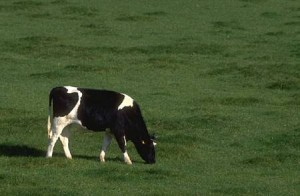
#> input picture LAB_5/cow.jpg, 300 x 196 px, found by its file name
$ jupyter execute Bai_2.ipynb
#> lines starting #> are read from the running program, lines starting #| are printed output that depends on the picture; after the words box and inside, x2 and y2 are one past the last pixel; in counts of white or black regions, pixels touching at a corner belong together; long printed decimals are rounded
[cell 1]
import numpy as np
from PIL import Image # Thêm thư viện Pillow để đọc ảnh

# --- Class GMM Đã Tối Ưu Hóa (Vector hóa) ---
class GMM:
    def __init__(self, n_components, max_iter=100, comp_names=None, tol=1e-4):
        self.n_components = n_components
        self.max_iter = max_iter
        self.tol = tol # Ngưỡng hội tụ

        if comp_names is None:
            self.comp_names = [f"comp_{i}" for i in range(n_components)]
        else:
            self.comp_names = comp_names

        self.pi = None # Sẽ khởi tạo trong fit
        self.means = None
        self.covs = None
        self.gamma = None # responsibilities

    def multivariate_normal_pdf(self, X, mean_vector, covariance_matrix):
        """
        Tính PDF của phân phối Gauss đa biến.
        X: (N_samples, D_features) hoặc (D_features,)
        mean_vector: (D_features,)
        covariance_matrix: (D_features, D_features)
        """
        d = mean_vector.shape[0]

        # Đảm bảo ma trận hiệp phương sai không suy biến
        epsilon_stabilizer = 1e-6
        stable_cov = covariance_matrix + np.eye(d) * epsilon_stabilizer

        try:
            inv_cov = np.linalg.inv(stable_cov)
            det = np.linalg.det(stable_cov)
            if det <= 0:
                det = 1e-10 # Gán giá trị rất nhỏ nếu định thức không dương
        except np.linalg.LinAlgError:
            # Trả về 0 hoặc một giá trị rất nhỏ nếu ma trận vẫn suy biến
            return np.zeros(X.shape[0]) if X.ndim > 1 else 1e-300

        norm_const = 1.0 / (np.power((2 * np.pi), d / 2) * np.sqrt(det))

        if X.ndim == 1:
            # Xử lý khi X là một điểm dữ liệu đơn lẻ (vector 1D)
            diff = X - mean_vector
            exponent = -0.5 * np.dot(np.dot(diff.T, inv_cov), diff)
            if exponent < -700: # Tránh tràn số âm
                return 1e-300
            return norm_const * np.exp(exponent)
        else:
            # Xử lý khi X là một mảng các điểm dữ liệu (vector hóa)
            diff = X - mean_vector # (N_samples, D_features)
            # Tính (x-mu)T * inv_cov * (x-mu) cho mỗi hàng
            exponent = -0.5 * np.sum(np.dot(diff, inv_cov) * diff, axis=1) # (N_samples,)

            # Tránh tràn số âm cho toàn bộ mảng
            exponent[exponent < -700] = -700 # Clip giá trị exponent để tránh exp(rất_âm) -> 0

            return norm_const * np.exp(exponent)

    def fit(self, X):
        n_samples, n_features = X.shape

        np.random.seed(42)
        # Khởi tạo means: Chọn ngẫu nhiên n_components điểm từ X
        self.means = [X[np.random.choice(n_samples)] for _ in range(self.n_components)]
        # Khởi tạo covs: Mỗi cụm bắt đầu với một ma trận đơn vị nhỏ
        self.covs = [np.eye(n_features) * 0.1 for _ in range(self.n_components)]
        # Khởi tạo pi (weights) đồng đều
        self.pi = np.ones(self.n_components) / self.n_components

        self.gamma = np.zeros((n_samples, self.n_components)) # responsibilities

        prev_log_likelihood = -np.inf # Theo dõi log-likelihood để kiểm tra hội tụ

        for iteration in range(self.max_iter):
            # E-step: tính xác suất posterior (responsibilities) - Đã vector hóa
            component_pdfs = np.zeros((n_samples, self.n_components))
            for k in range(self.n_components):
                # Gọi hàm multivariate_normal_pdf đã được vector hóa
                component_pdfs[:, k] = self.multivariate_normal_pdf(X, self.means[k], self.covs[k])

            numerator = component_pdfs * self.pi # broadcasting pi (1, K) với (N, K)

            sum_probs = np.sum(numerator, axis=1, keepdims=True)
            # Tránh chia 0 nếu sum_probs rất nhỏ
            sum_probs[sum_probs == 0] = 1e-10

            self.gamma = numerator / sum_probs # responsibilities = gamma(z_ik)

            # Tính log-likelihood cho lần lặp hiện tại
            current_log_likelihood = np.sum(np.log(sum_probs))

            # M-step: cập nhật tham số
            N_k = np.sum(self.gamma, axis=0) # Tổng responsibilities cho mỗi cụm (N_k)

            # Cập nhật pi
            self.pi = N_k / n_samples
            # Đảm bảo pi không quá nhỏ và tổng bằng 1
            self.pi[self.pi < 1e-10] = 1e-10
            self.pi /= np.sum(self.pi)

            for k in range(self.n_components):
                # Tránh chia cho 0 nếu một cụm không có điểm nào được gán hiệu quả
                if N_k[k] < 1e-10:
                    continue

                # Update mean
                self.means[k] = np.sum(self.gamma[:, k][:, np.newaxis] * X, axis=0) / N_k[k]

                # Update covariance
                diff = X - self.means[k]
                self.covs[k] = np.dot((self.gamma[:, k][:, np.newaxis] * diff).T, diff) / N_k[k]

                # Đảm bảo tính ổn định số học cho covs sau cập nhật
                self.covs[k] += np.eye(n_features) * 1e-6

            # Kiểm tra hội tụ bằng log-likelihood
            if abs(current_log_likelihood - prev_log_likelihood) < self.tol:
                print(f"GMM converged at iteration {iteration + 1}")
                break
            prev_log_likelihood = current_log_likelihood

    def predict(self, X):
        n_samples = X.shape[0]

        # Tính xác suất mỗi điểm thuộc về từng thành phần - Đã vector hóa
        component_probs = np.zeros((n_samples, self.n_components))
        for k in range(self.n_components):
            component_probs[:, k] = self.pi[k] * self.multivariate_normal_pdf(X, self.means[k], self.covs[k])

        # Tránh lỗi nếu tất cả probs đều 0 cho một điểm
        sum_component_probs = np.sum(component_probs, axis=1, keepdims=True)
        sum_component_probs[sum_component_probs == 0] = 1e-10

        # Xác suất posterior (gamma_hat)
        gamma_hat = component_probs / sum_component_probs

        # Nhãn dự đoán là thành phần có xác suất cao nhất
        y_pred = np.argmax(gamma_hat, axis=1)

        return np.array(y_pred)

[cell 2]
# 1. Đọc ảnh của bạn và chuyển đổi sang mảng NumPy
# BẠN CẦN THAY ĐỔI ĐƯỜNG DẪN DƯỚI ĐÂY THÀNH ĐƯỜNG DẪN FILE ẢNH 'cow.jpg' CỦA BẠN
image_path = 'D:/LAP TRINH/DS102.P21.2/LAB_5/cow.jpg'

try:
    img = Image.open(image_path)
#> img is the input picture: PIL image 300x196 RGB; mean R, G, B 68, 84.9, 47.4
    if img.mode != 'RGB': # Đảm bảo ảnh là RGB
        img = img.convert('RGB')
    image_np = np.array(img)

    height, width, channels = image_np.shape
#> height = 196; width = 300; channels = 3
    print(f"Đã đọc ảnh thành công. Kích thước ảnh: {image_np.shape}\n")
#| Đã đọc ảnh thành công. Kích thước ảnh: (196, 300, 3)

except FileNotFoundError:
    print(f"Lỗi: Không tìm thấy file ảnh tại đường dẫn '{image_path}'")
    print("Vui lòng kiểm tra lại đường dẫn file ảnh của bạn.")
    exit()
except Exception as e:
    print(f"Lỗi khi đọc ảnh: {e}")
    exit()

# 2. Tiền xử lý dữ liệu ảnh cho GMM
pixels = image_np.reshape(-1, channels).astype(np.float64)
pixels_normalized = pixels / 255.0

print(f"Dữ liệu pixel sau khi reshape và chuẩn hóa: {pixels_normalized.shape}\n")
#| Dữ liệu pixel sau khi reshape và chuẩn hóa: (58800, 3)

# 3. Huấn luyện mô hình GMM trên dữ liệu pixel
# Thử nghiệm với các giá trị khác nhau cho K (ví dụ: 3, 4, 5, 6)
n_components_image_gmm = 3

print(f"Bắt đầu huấn luyện GMM cho ảnh với K = {n_components_image_gmm}...")
# max_iter có thể giữ 200, vì có tol sẽ dừng sớm nếu hội tụ
gmm_image = GMM(n_components=n_components_image_gmm, max_iter=200, tol=1e-4)
gmm_image.fit(pixels_normalized)
#> in fit, `self.means = [X[np.random.choice(n_samples)] for _ in range(self.n_com..`: self.means = [[0.251, 0.322, 0.157], [0.18, 0.251, 0.102], [0.278, 0.349, 0.192]]
#> the loop in fit, `for iteration in range(self.max_iter):` made 69 passes
#> (current_log_likelihood, N_k, self.pi, prev_log_likelihood) on passes 2 to 8: (348439.9, [18844.8, 22365.3, 17589.9], [0.32, 0.38, 0.299], 348439.9), (381726.5, [25493, 20871.6, 12435.4], [0.434, 0.355, 0.211], 381726.5), (416831.7, [39498, 12533.7, 6768.3], [0.672, 0.213, 0.115], 416831.7), (438227.2, [46300.4, 8442.4, 4057.2], [0.787, 0.144, 0.069], 438227.2), (443949.2, [48749.6, 7130.7, 2919.8], [0.829, 0.121, 0.0497], 443949.2), (445531.8, [49786.7, 6595.2, 2418.1], [0.847, 0.112, 0.0411], 445531.8), (446063.1, [50295.6, 6331, 2173.3], [0.855, 0.108, 0.037], 446063.1)
#> (current_log_likelihood, N_k, self.pi, prev_log_likelihood) on pass 1: (31435.1, [20110.6, 18407.4, 20282], [0.342, 0.313, 0.345], 31435.1)
print("Huấn luyện GMM cho ảnh hoàn tất.\n")

# Dự đoán nhãn cụm cho mỗi pixel
pixel_labels = gmm_image.predict(pixels_normalized)

# Reshape các nhãn trở lại kích thước ảnh ban đầu
segmentation_map = pixel_labels.reshape(height, width)
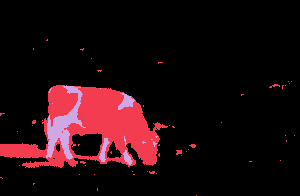
#> segmentation_map: shape (196, 300) int64; 3 distinct labels, from 0 to 2; one colour per label, 0 black

print("Bản đồ phân đoạn (nhãn cụm của từng pixel, 5x5 đầu tiên):\n")
print(segmentation_map[0:5, 0:5])
#| [[0 0 0 0 0]
#|  [0 0 0 0 0]
#|  [0 0 0 0 0]
#|  [0 0 0 0 0]
#|  [0 0 0 0 0]]
print("...\n")

# 4. Xác định thành phần nền và lọc
# Heuristic: Các pixel ở 4 góc ảnh thường thuộc về nền.
corner_pixels_data = np.array([
    pixels_normalized[0],
    pixels_normalized[width - 1],
    pixels_normalized[(height - 1) * width],
    pixels_normalized[height * width - 1]
])

corner_labels_predicted = gmm_image.predict(corner_pixels_data)

unique_labels, counts = np.unique(corner_labels_predicted, return_counts=True)
if len(unique_labels) > 0:
    most_common_corner_label = unique_labels[np.argmax(counts)]
else:
    most_common_corner_label = 0

background_label = most_common_corner_label
print(f"Nhãn cụm nền được xác định bằng heuristic (pixel góc): {background_label}")
#| Nhãn cụm nền được xác định bằng heuristic (pixel góc): 0
print(f"Giá trị trung bình màu của cụm nền này (chuẩn hóa 0-1): {gmm_image.means[background_label]}")
#| Giá trị trung bình màu của cụm nền này (chuẩn hóa 0-1): [0.2698 0.3449 0.1849]
print(f"Giá trị trung bình màu của cụm nền này (nguyên bản 0-255): {gmm_image.means[background_label] * 255}\n")
#| Giá trị trung bình màu của cụm nền này (nguyên bản 0-255): [68.804 87.939 47.141 ]


# 5. Tạo ảnh đã lọc nền
filtered_image_np = np.copy(image_np)

foreground_mask = (pixel_labels != background_label).reshape(height, width)
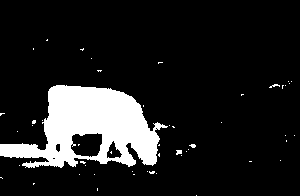
#> foreground_mask: shape (196, 300) bool; 13% white; 51 white regions (48 under 20 px), largest, box (x1, y1, x2, y2) and area: (0, 85, 168, 168) 7458, (176, 150, 182, 155) 24, (269, 84, 280, 88) 20

filtered_image_np[~foreground_mask] = [0, 0, 0]
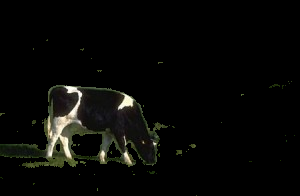
#> filtered_image_np: shape (196, 300, 3); mean R, G, B 8.2, 8.4, 6.4

print(f"Kích thước ảnh đã lọc nền: {filtered_image_np.shape}\n")
#| Kích thước ảnh đã lọc nền: (196, 300, 3)

# Lưu ảnh đã lọc nền
try:
    img_filtered = Image.fromarray(filtered_image_np)
    output_path = 'D:/LAP TRINH/DS102.P21.2/LAB_5/cow_filtered_background_optimized.png' # Đường dẫn lưu ảnh
    img_filtered.save(output_path)
    print(f"Ảnh đã lọc nền được lưu tại: {output_path}")
    print("Vui lòng mở file này để xem kết quả.")
except Exception as e:
    print(f"Lỗi khi lưu ảnh đã lọc nền: {e}")
